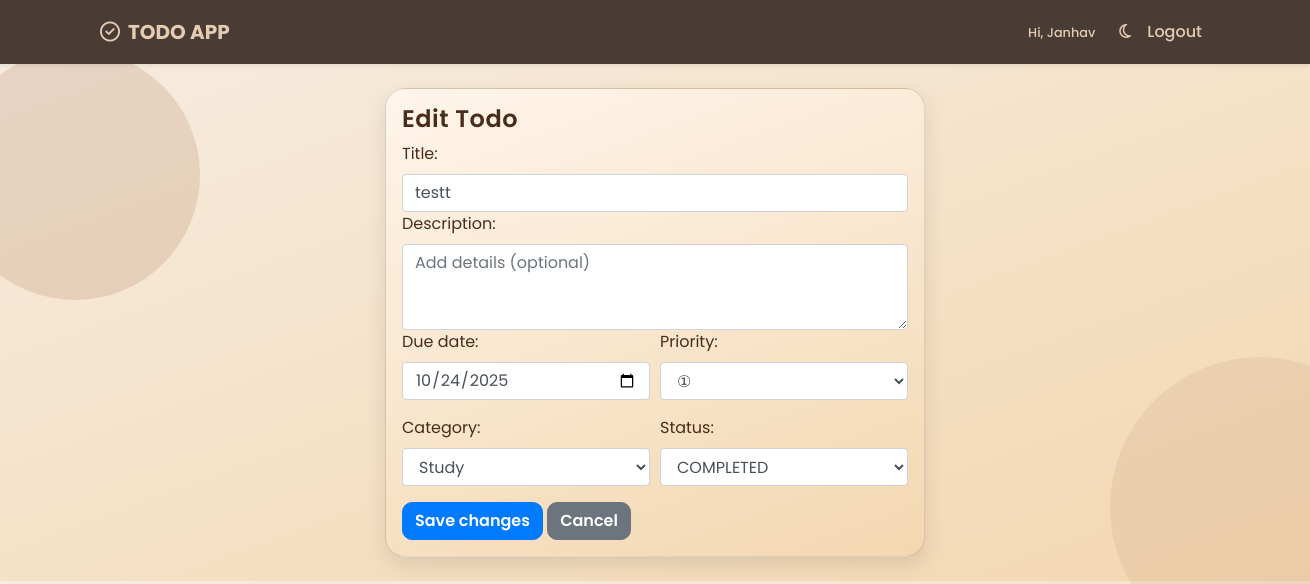
The page /edit-todo/19/ (signed in) on the database its author committed.
### app/models.py (models this page shows, shortened)
class TODO(models.Model):
    status_choices = [
        ('C', 'COMPLETED'),
        ('P', 'PENDING'),
    ]
    priority_choices = [
        ('1', '①'), ('2', '②'), ('3', '③'), ('4', '④'), ('5', '⑤'),
        ('6', '⑥'), ('7', '⑦'), ('8', '⑧'), ('9', '⑨'), ('10','⑩'),
    ]
    category_choices = [
        ('Personal', 'Personal'),
        ('Work', 'Work'),
        ('Study', 'Study'),
        ('Shopping', 'Shopping'),
        ('Other', 'Other'),
    ]
    title = models.CharField(max_length=100)
    description = models.TextField(blank=True)              # new
    due_date = models.DateField(null=True, blank=True)      # new
    status = models.CharField(max_length=2, choices=status_choices, default='P')
    user = models.ForeignKey(User, on_delete=models.CASCADE)
    date = models.DateTimeField(auto_now_add=True)
    completed_at = models.DateTimeField(null=True, blank=True)  # new (when completed)
    priority = models.CharField(max_length=2, choices=priority_choices, default='5')
    category = models.CharField(max_length=30, choices=category_choices, default='Other')  # new

### app/views.py (the view, shortened to what this page needs)
# urls.py: path('edit-todo/<int:id>/', edit_todo, name='edit_todo'),
@login_required(login_url='login')
def edit_todo(request, id):
    user = request.user
    todo = get_object_or_404(TODO, pk=id, user=user)
    if request.method == 'GET':
        form = TODOForm(instance=todo)
        return render(request, 'edit_todo.html', context={'form': form, 'todo': todo})

### app/forms.py
class TODOForm(forms.ModelForm):
    due_date = forms.DateField(required=False, widget=forms.DateInput(attrs={
        "type": "date", "class": "form-control"
    }))
    description = forms.CharField(required=False, widget=forms.Textarea(attrs={
        "rows": 3, "class": "form-control", "placeholder": "Add details (optional)"
    }))
    class Meta:
        model = TODO
        fields = ['title', 'description', 'due_date', 'status', 'priority', 'category']
        widgets = {
            "title": forms.TextInput(attrs={"class": "form-control", "placeholder": "Task title"}),
            "status": forms.Select(attrs={"class": "form-control"}),
            "priority": forms.Select(attrs={"class": "form-control"}),
            "category": forms.Select(attrs={"class": "form-control"}),
        }

### app/templates/edit_todo.html (shortened to what this page needs)
{% extends 'base.html' %}
{% block content %}
<div class="row justify-content-center">
  <div class="col-lg-6">
    <div class="card p-3">
      <h4>Edit Todo</h4>
      <form method="post" action="">
        {{ form.title.label_tag }} {{ form.title }}
        {{ form.description.label_tag }} {{ form.description }}
        <div class="form-row">
          <div class="form-group col">
            {{ form.due_date.label_tag }} {{ form.due_date }}
          </div>
          <div class="form-group col">
            {{ form.priority.label_tag }} {{ form.priority }}
          </div>
        </div>
        <div class="form-row">
          <div class="form-group col">
            {{ form.category.label_tag }} {{ form.category }}
          </div>
          <div class="form-group col">
            {{ form.status.label_tag }} {{ form.status }}
          </div>
        </div>
        <button class="btn btn-primary">Save changes</button>
        <a class="btn btn-secondary" href="{% url 'home' %}">Cancel</a>
      </form>
    </div>
  </div>
</div>
{% endblock %}

### app/templates/base.html (shortened to what this page needs)
<!doctype html>
<html lang="en">
  <head>
    <link href="https://cdn.jsdelivr.net/npm/bootstrap-icons@1.11.3/font/bootstrap-icons.css" rel="stylesheet">
    <link rel="stylesheet" href="https://cdn.jsdelivr.net/npm/bootstrap@4.5.3/dist/css/bootstrap.min.css">
    {% load static %}
    <link rel="stylesheet" href="{% static 'css/style.css' %}?v=2">
    <link rel="stylesheet" href="https://cdn.jsdelivr.net/npm/bootstrap-icons@1.11.3/font/bootstrap-icons.css">
  </head>
  <body>
    <nav class="navbar navbar-expand-lg navbar-custom shadow-sm">
      <div class="container">
        <a class="navbar-brand font-weight-bold text-uppercase" href="/">
          <i class="fas fa-check-circle mr-2"></i>TODO App
        </a>
        <div class="collapse navbar-collapse justify-content-end" id="navbarNav">
          <ul class="navbar-nav align-items-center">
            <li class="nav-item mr-3">
              <span class="text-muted small">Hi, {% if request.user.is_authenticated %}{{ request.user.username }}{% else %}Guest{% endif %}</span>
            </li>
            <li class="nav-item">
              <a class="nav-link mode-toggle" id="modeToggle" title="Toggle dark mode">
                <i class="fas fa-moon"></i>
              </a>
            </li>
            {% if request.user.is_authenticated %}
             <li class="nav-item">
               <a class="nav-link" href="/logout/">Logout</a>
             </li>
            {% endif %}
          </ul>
        </div>
      </div>
    </nav>
    <div class="container my-4">
      {% block content %}{% endblock %}
    </div>
  </body>
</html>

### app/static/css/style.css (style rules this page uses)
h3, h4, h5 { font-weight: 600; letter-spacing: 0.5px; }
body { background: linear-gradient(160deg, #f7ede2, #f3d7b0); font-family: 'Poppins', sans-serif; color: #4a2c1a; margin: 0; padding: 0; position: relative; overflow-x: hidden; }
body::before { content: ''; position: absolute; width: 250px; height: 250px; background: rgba(164, 117, 81, 0.2); border-radius: 50%; top: 50px; left: -50px; z-index: 0; }
body::after { content: ''; position: absolute; width: 300px; height: 300px; background: rgba(201, 162, 125, 0.2); border-radius: 50%; bottom: -100px; right: -100px; z-index: 0; }
.navbar { background-color: #4a2c1a !important; box-shadow: 0 3px 10px rgba(0, 0, 0, 0.2); }
.navbar .navbar-brand, .navbar .nav-link, .navbar span { color: #f7ede2 !important; }
.card { background: linear-gradient(160deg, #fff5eb, #f3d7b0); box-shadow: 0 8px 20px rgba(0, 0, 0, 0.1); border-radius: 20px; transition: transform 0.3s ease; }
button, .btn { border-radius: 10px; font-weight: 600; }

### app/templates/base.html (style rules this page uses)
body { transition: background-color .2s, color .2s; font-family: 'Poppins', sans-serif; }
.mode-toggle { cursor: pointer; }
.navbar-custom { background-color: #483c34 !important; padding-top: 0.75rem; padding-bottom: 0.75rem; box-shadow: 0 2px 10px rgba(0, 0, 0, 0.15); }
.navbar-custom .navbar-brand, .navbar-custom .nav-link, .navbar-custom .text-muted, .navbar-custom .fas, .navbar-custom .bi { color: #e5cbb2 !important; font-weight: 500; }

### rows shown on the page
TODO: title "testt", due_date "10/24/2025", priority "①", category "Study", status "COMPLETED"

### other values the page prints
{{ request.user.username }} "Janhav"
